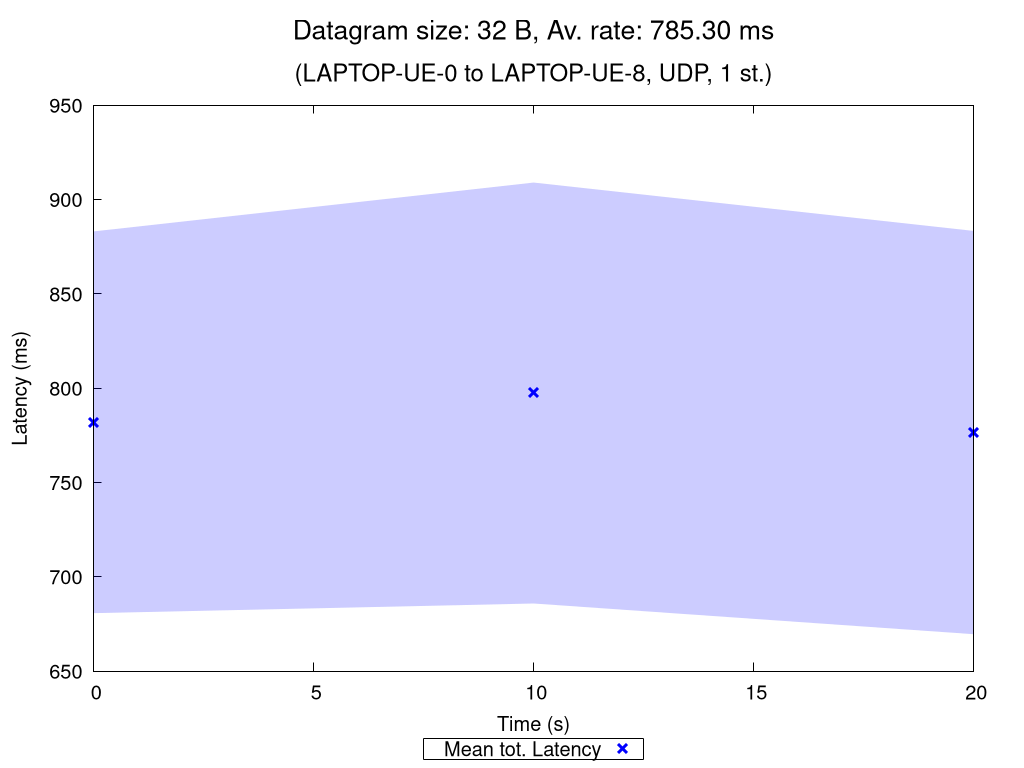

gnuplot code for this plot:
set terminal pngcairo nocrop enhanced size 1024,768 font "Verdana,15"
set output "UDP_1_st_2020_11_02_13-02-48_one2two_00032B.png"

set title "{/=20 Datagram size: 32 B, Av. rate: 785.30 ms}\n\n{/=18 (LAPTOP-UE-0 to LAPTOP-UE-8, UDP, 1 st.)}"

set xlabel "Time (s)"
set ylabel "Latency (ms)"
set ytics nomirror
set key bmargin center horizontal box samplen 1 width -1
set bmargin 4.6
set rmargin 4.5

rf = 1.0  # rate factor
set style fill transparent solid 0.2 noborder
set autoscale xfix
plot "UDP_1_st_2020_11_02_13-02-48_one2two_00032B_iperf_processed.dat" using 1:($2/rf-$3/rf):($2/rf+$3/rf) with filledcurves lc rgb "blue" notitle, \
     "" using 1:($2/rf) with points pt 2 ps 1.5 lw 3 lc rgb "blue" title "Mean tot. Latency", \
